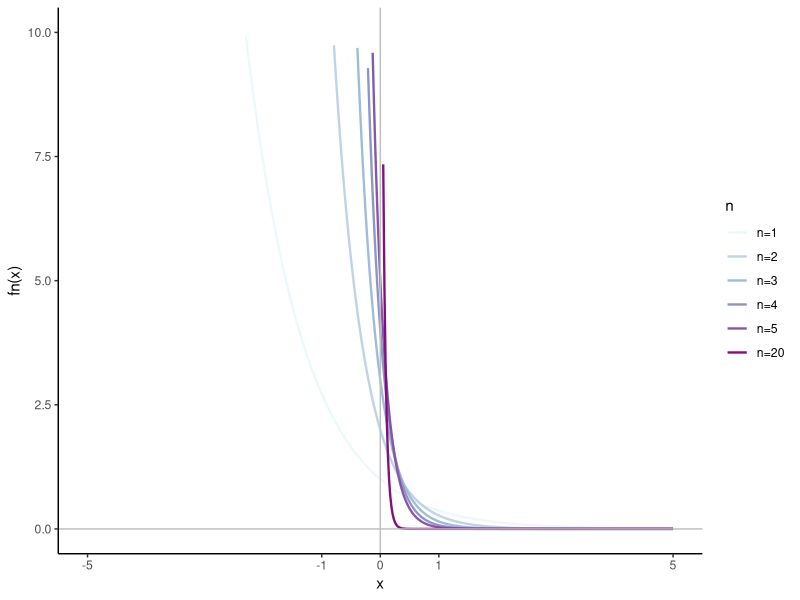
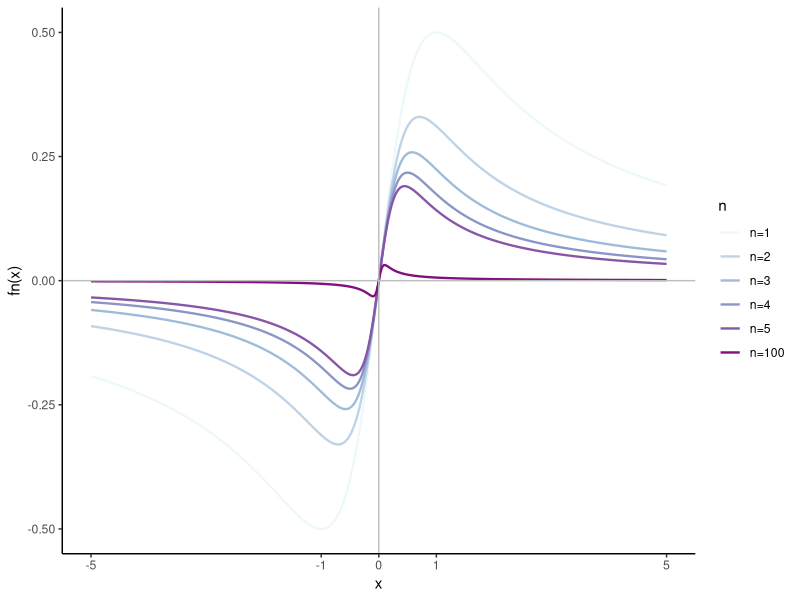
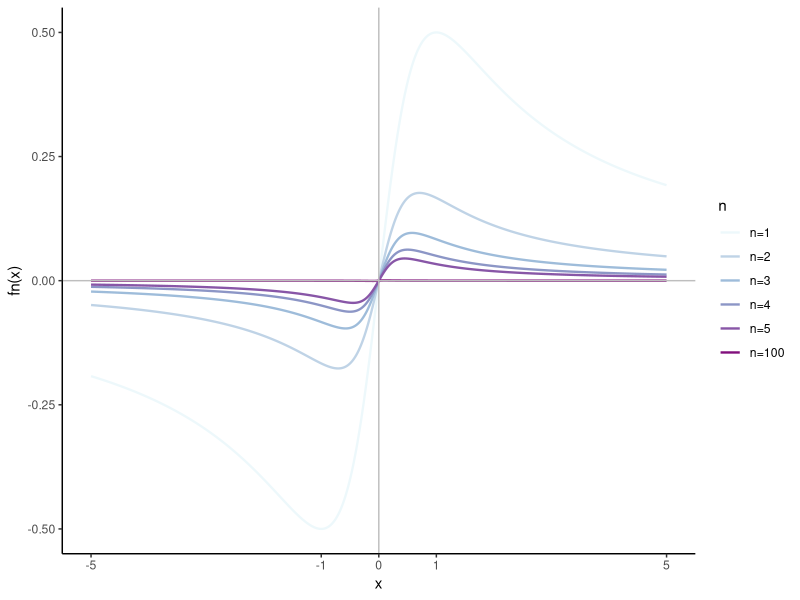
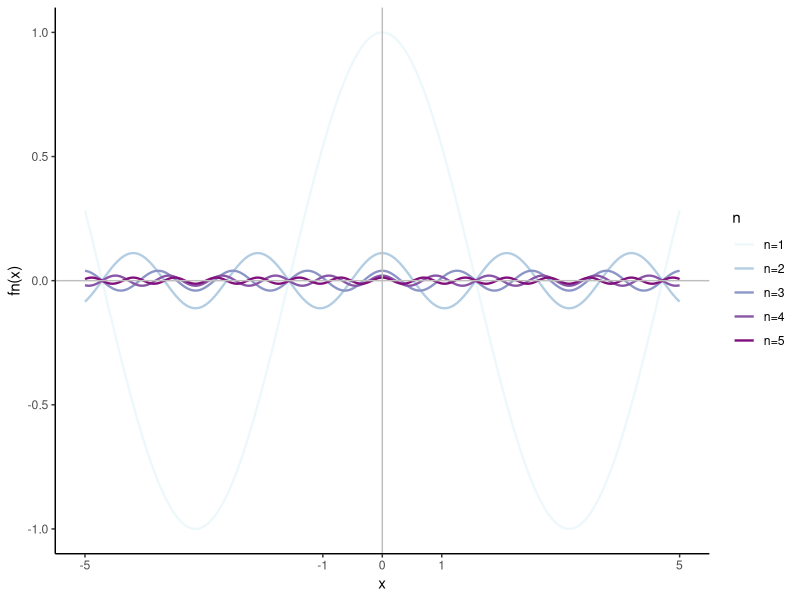
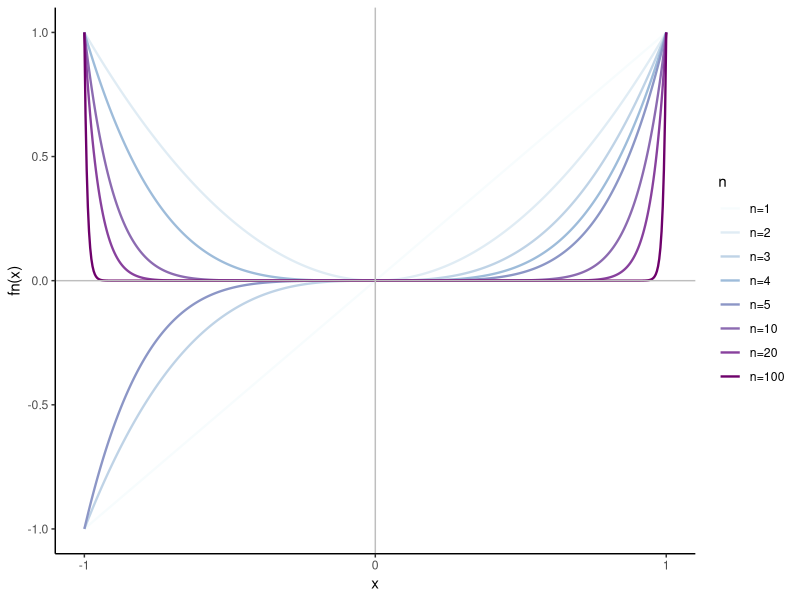
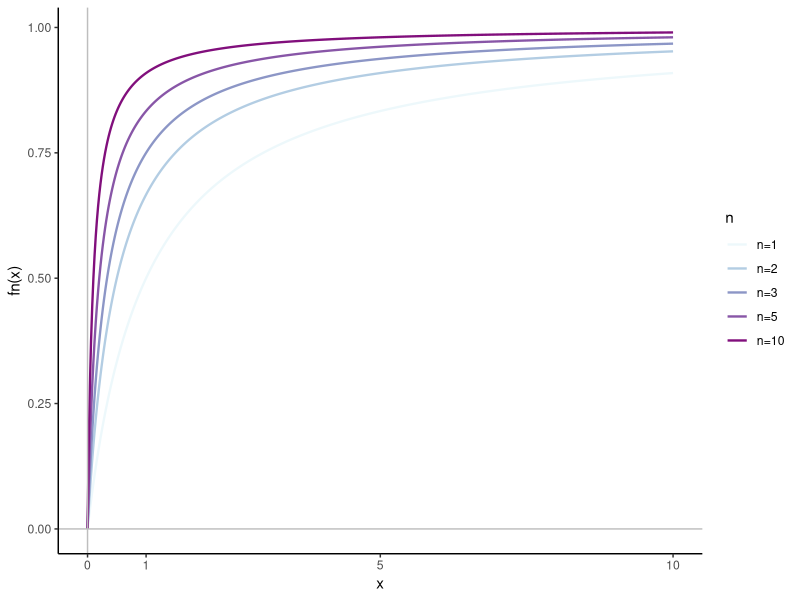
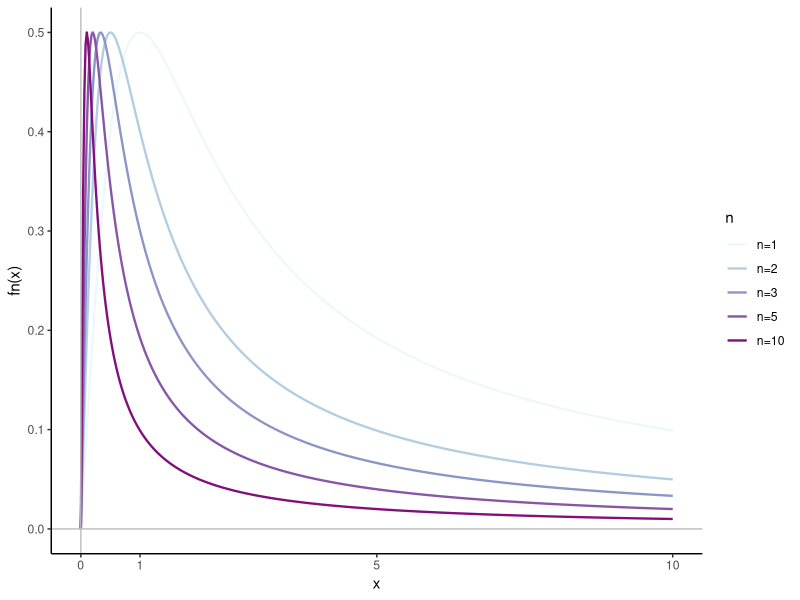
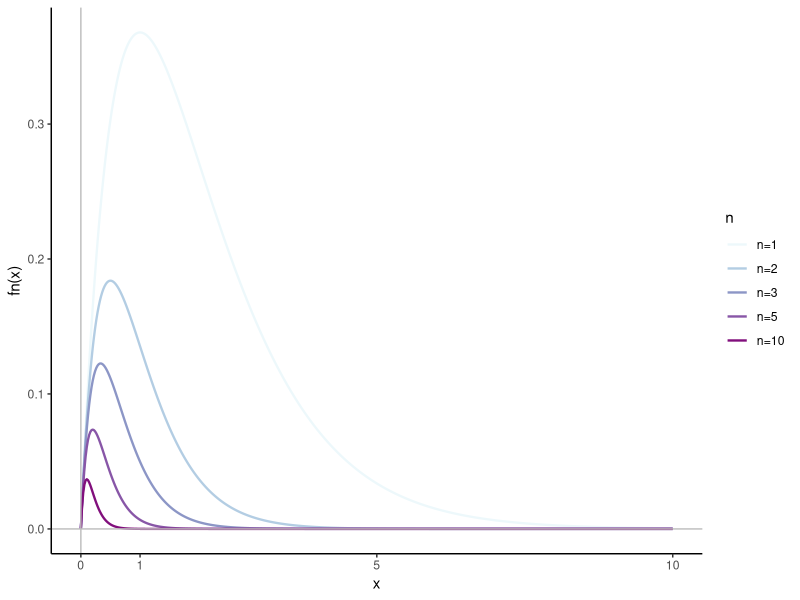

Generate these figures, in order, with R:
## ---- chunk 1
knitr::opts_chunk$set(echo = F, message=FALSE, warning=FALSE,
                      fig.width = 6, fig.height = 3.5)

## ---- chunk 2
# 2/17/2019
library(ggplot2)
library(data.table)
# the plot function
plot.f <- function(f, 
                   N_range =c(1, 2, 3, 5, 10), # the range of N in Z+
                   xaxis_range = c(0, 10), # the x-axis range
                   y1 = NA, y2 = NA, # the y-axis range
                   n_points = 500) # how many points for each line
  {
  # N in Z+, how many N to show? 
  # N = c(1:5,10,20,100)
  if (any(N_range < 1)) stop("Check N range \n")
  # the x-axis range is default to be between 0, 10, need to change accordingly 
  if (length(xaxis_range)!=2) stop("Check x axis input \n")
  x <- seq(from = xaxis_range[1] , to = xaxis_range[2], length.out = n_points)
  # create a wide table, each N is a column
  df <- as.data.table(cbind(x, sapply(N_range, f, x = x)))
  setnames(df, c("x", paste0("n=",N_range))) 
  df.m1 <- melt(df, measure.vars = paste0("n=",N_range))
  names(df.m1) <- c("x", "n", "y")
  df.m1[, n:=as.factor(n)]
  ggplot(data = df.m1, aes(x=x, y=y, color = n, group = n))  + 
    geom_line(lwd = 0.8) + 
    geom_vline(xintercept = 0, color = 'grey') +
    geom_hline(yintercept = 0, color = 'grey') + 
    theme_classic() + 
    scale_color_brewer(palette="BuPu")+
    # scale_color_grey() +
    labs(y = 'fn(x)') + 
    scale_x_continuous(breaks = c(-10, -5, -1, 0, 1, 5,10))+  # x breaks won't go beyond this range I suppose + 
    scale_y_continuous(limits = c(y1, y2))
}

## ---- chunk 3
f.29 <- function(x,n) n*exp(-n*x)
plot.f(f.29,  N_range =c(1, 2, 3, 4, 5, 20), xaxis_range = c(-5, 5), y2 = 10)
## ---- chunk 4
f.30 <- function(x,n,a = 0.1) x/(n^a*(1 + n*x^2))
plot.f(f.30,  N_range =c(1, 2, 3, 4, 5, 100), xaxis_range = c(-5, 5))
## ---- chunk 5
f.30 <- function(x,n,a = 1) x/(n^a*(1 + n*x^2))
plot.f(f.30,  N_range =c(1, 2, 3, 4, 5, 100), xaxis_range = c(-5, 5))
## ---- chunk 6
f.probC <- function(x,n) {cos((2*n-1)*x) / (2*n-1)^2}
plot.f(f.probC,  N_range =c(1, 2, 3, 4, 5), xaxis_range = c(-5, 5))
## ---- chunk 7
# functions for HW3 P147. 9, plot those convergent functions 
f.a <- function(x,n)(x^n)
f.b <- function(x,n)(n^2*x/((1-x^2)^n))
f.c <- function(x,n)(n*x/(1+n*x))
f.d <- function(x,n){n*x/(1+(n*x)^2)}
f.e <- function(x,n){x*exp(-n*x)}
f.f <- function(x,n){n*x*exp(-n*x)}

## ---- chunk 8
plot.f(f = f.a, xaxis_range = c(-1,1), N_range = c(1:5, 10,20,100))
## ---- chunk 9
plot.f(f = f.c)
## ---- chunk 10
plot.f(f.d)
## ---- chunk 11
plot.f(f.e)
## ---- chunk 12
plot.f(f.f)
## ---- chunk 13
# HW3. Prob B
x = c(-1,-1/2,1/2,1)
x2 = c(-1,-1/3,1/3,1)
x3 = c(-1,-1/6,1/6,1)
y = c(0,0,1,1)
df <- as.data.frame(cbind(x,x2,x3, y))
# '#DCEDC8','#42B3D5' ,'#1A237E'
ggplot(data=df, aes(x=x,y=y))  + 
  geom_line(lwd = 1, color = '#DCEDC8') + 
  geom_line(data = df, aes(x = x2, y = y), color = '#42B3D5', lwd = 0.7) + 
  geom_line(data = df, aes(x = x3, y = y), color = '#1A237E', lwd = 0.4) + 
  geom_vline(xintercept = 0, color = 'grey') +
  geom_hline(yintercept = 0, color = 'grey') + 
  scale_y_continuous(limits = c(0,1.2)) +
  scale_x_continuous(limits = c(-1.5,1.5), breaks = c(-1,-1/2,1/2,1),labels = c(-1, "-1/n", "1/n", 1))+
  labs(y = 'fn(x)') + 
  theme_classic() 
